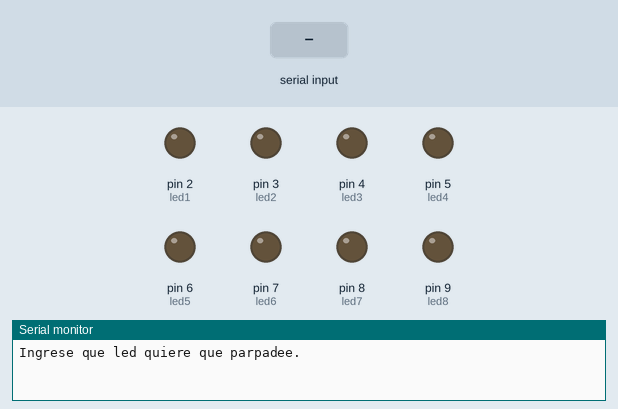
Simulated run of this sketch. Board: Arduino Uno, built with avr-gcc and run on an emulated ATmega328P. On the bench: output pins drawn as LEDs (lit = HIGH), the last lines printed to the serial monitor. Dashed ring = blinking. The inputs (shaded band) are chosen by the test bench.

Above: at 1.2 s.
1.3 s: "30,150\n" received over Serial
At 1.67 s:
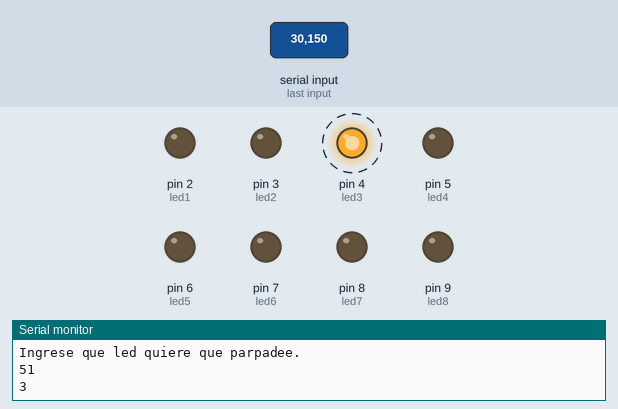
At 10.42 s:
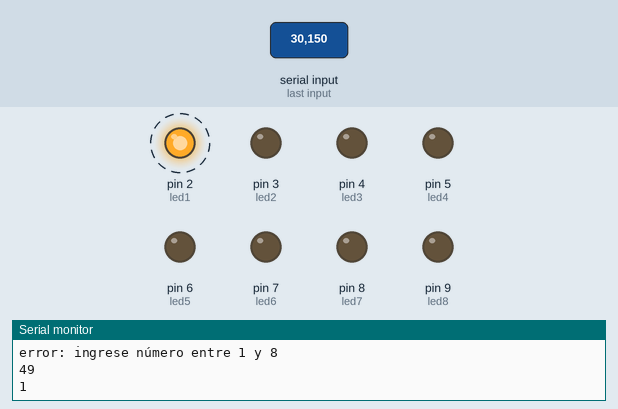
Timing chart, 0 to 12.3 s (numbered marks = the images above; inputs shaded):
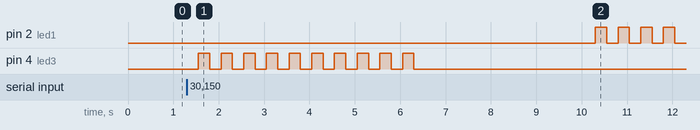

Measured:
- after the input at 1.3 s, pin 2 (led1): alternates HIGH for 0.25 s and LOW for 0.25 s, starting after 9.0 s; pin 4 (led3): alternates HIGH for 0.25 s and LOW for 0.25 s, 20 changes in all, then stays LOW, starting after 0.25 s

The sketch:

choose_which_led.ino
```cpp
int led1 = 2;
int led2 = 3;
int led3 = 4;
int led4 = 5;
int led5 = 6;
int led6 = 7;
int led7 = 8;
int led8 = 9;
int periodo = 250;
int ingresoLed = 0;
int numeroLed=0;

void setup() {
  Serial.begin(9600);
  pinMode(led1, OUTPUT);
  pinMode(led2, OUTPUT);
  pinMode(led3, OUTPUT);
  pinMode(led4, OUTPUT);
  pinMode(led5, OUTPUT);
  pinMode(led6, OUTPUT);
  pinMode(led7, OUTPUT);
  pinMode(led8, OUTPUT);
  Serial.println("Ingrese que led quiere que parpadee.");
}
void loop() {
  if(Serial.available()>0) {
    digitalWrite(led1, LOW);
    digitalWrite(led2, LOW);
    digitalWrite(led3, LOW);
    digitalWrite(led4, LOW);
    digitalWrite(led5, LOW);
    digitalWrite(led6, LOW);
    digitalWrite(led7, LOW);
    digitalWrite(led8, LOW);

    ingresoLed = Serial.read();
    delay(250);
    Serial.println(ingresoLed);

    if(ingresoLed>'0'&&ingresoLed<'9') {
      numeroLed= (ingresoLed-'0');
      Serial.println(numeroLed);

      for(int x=0; x<10; x++){

      digitalWrite(numeroLed+1, HIGH);
      delay(periodo);
      digitalWrite(numeroLed+1, LOW);
      delay(periodo); } delay(1000);

      Serial.println("Ingrese el número de led a parpadear");

       } else {
         delay(1000);
         Serial.println("error: ingrese número entre 1 y 8");
       }
     }
   }
```
